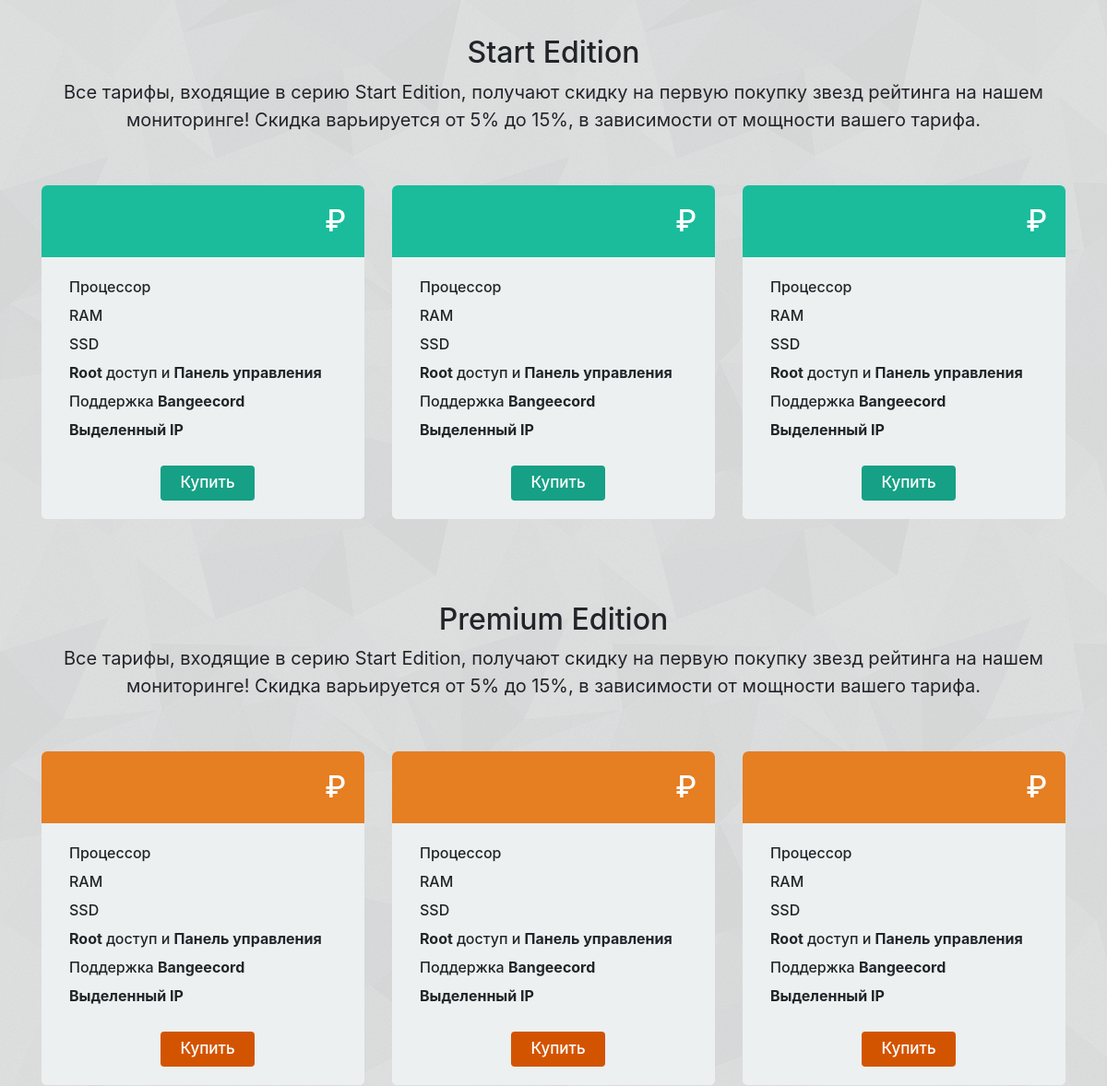
Before: / (middle part) with the older database file.
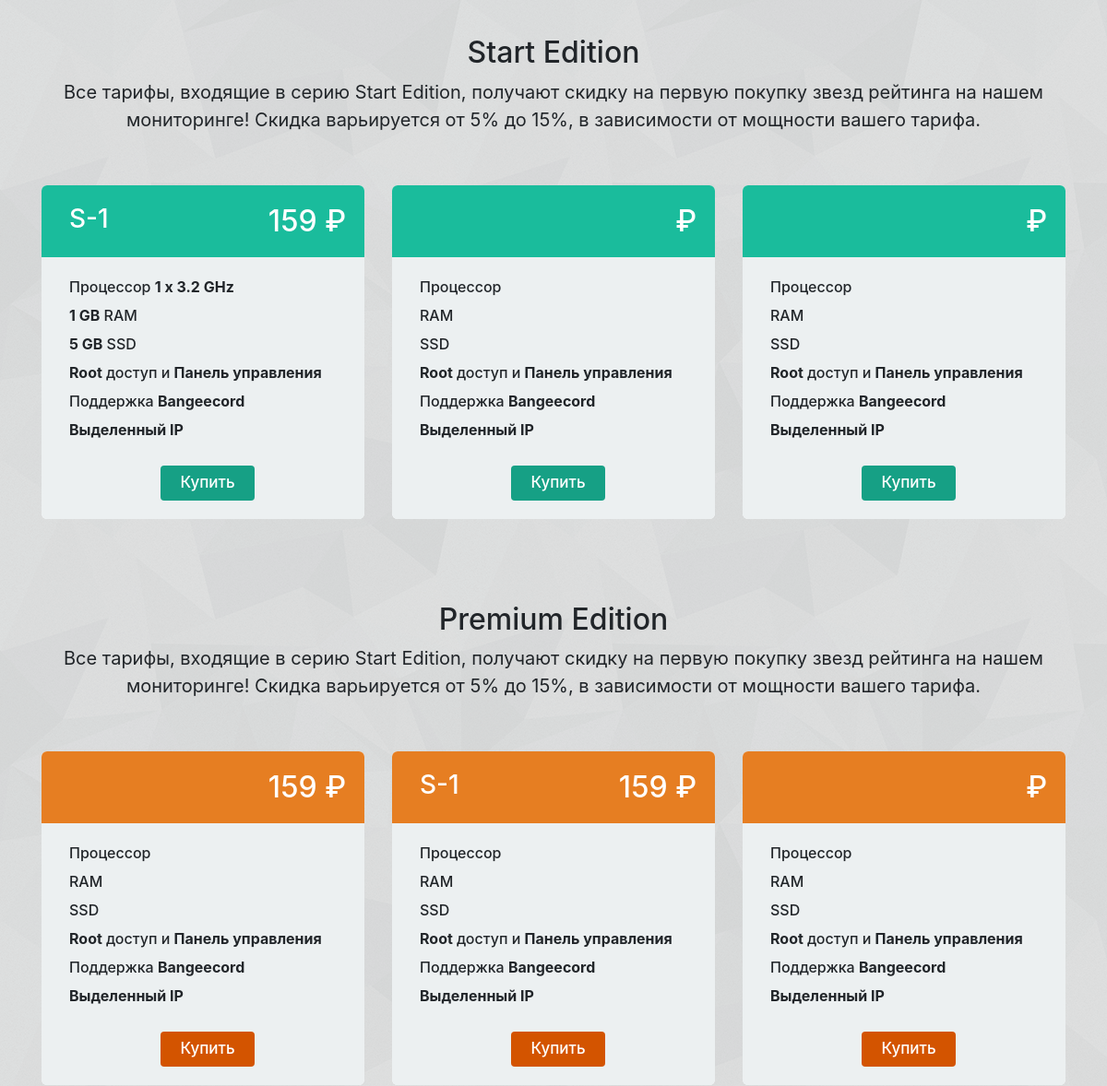
After: the same page with the newer database file.
### main/models.py (models this page shows, shortened)
class Server_template(models.Model):
    price = models.IntegerField()
    name = models.CharField(max_length=60)
    processor = models.CharField(max_length=60)
    ram = models.CharField(max_length=60)
    disk = models.CharField(max_length=60)

### main/views.py (the view)
# urls.py: url(r'^$', views.index, name='index'),
def index(request):
    if request.user.is_authenticated():
        user = request.user
    else:
        user = None
    servers = Server_template.objects.all()
    context = {
        'user' : user,
        'servers' : servers,
    }
    return render(request, 'minecraft-hosting.html', context)

### templates/minecraft-hosting.html (shortened to what the changed rows need)
{% load static %}
<!doctype html>
<html lang="en">
  <head>
    {% include "other/links.html" %}
  </head>
  <body style="margin: 0">
    <div class="wrapper">
      <div id="content" class="content">
        <div class="content-content-block content-background">
          <div class="content-content-header-block">
            <div class="container">
              <h2>Start Edition</h2>
            </div>
          </div>
          <div class="content-content-rates-block">
            <div class="container">
              <div class="row">
                <div class="col-xs-12 col-sm-6 col-md-4 col-lg-4">
                  <div class="card card-hover rates-card">
                    <div class="card-header start-card-header nav">
                      <h3 style="margin: 0; color: white">{{ servers.0.name }}</h3>
                      <h2 class="ml-auto" style="margin: 0; color: white">{{ servers.0.price }} ₽</h2>
                    </div>
                    <div class="card-block">
                      <ul>
                        <li>Процессор <strong>{{ servers.0.processor }}</strong></li>
                        <li><strong>{{ servers.0.ram }}</strong> RAM</li>
                        <li><strong>{{ servers.0.disk }}</strong> SSD</li>
                      </ul>
                    </div>
                  </div>
                </div>
                <div class="col-xs-12 col-sm-6 col-md-4 col-lg-4 rates-margin-fix">
                  <div class="card card-hover rates-card">
                    <div class="card-header start-card-header nav">
                      <h2 class="ml-auto" style="margin: 0; color: white">{{ servers.1.price }} ₽</h2>
                    </div>
                  </div>
                </div>
                <div class="col-xs-12 col-sm-6 col-md-4 col-lg-4 rates-margin-fix">
                  <div class="card card-hover rates-card">
                    <div class="card-header start-card-header nav">
                      <h2 class="ml-auto" style="margin: 0; color: white">{{ servers.2.price }} ₽</h2>
                    </div>
                  </div>
                </div>
              </div>
            </div>
          </div>
          <div class="content-content-block mt-content">
            <div class="content-content-header-block">
              <div class="container">
                <h2>Premium Edition</h2>
              </div>
            </div>
            <div class="content-content-rates-block">
              <div class="container">
                <div class="row">
                  <div class="col-xs-12 col-sm-6 col-md-4 col-lg-4">
                    <div class="card card-hover rates-card">
                      <div class="card-header premium-card-header nav">
                      <h2 class="ml-auto" style="margin: 0; color: white">{{ servers.0.price }} ₽</h2>
                    </div>
                    </div>
                  </div>
                  <div class="col-xs-12 col-sm-6 col-md-4 col-lg-4 rates-margin-fix">
                    <div class="card card-hover rates-card">
                      <div class="card-header premium-card-header nav">
                        <h3 style="margin: 0; color: white">{{ servers.0.name }}</h3>
                      <h2 class="ml-auto" style="margin: 0; color: white">{{ servers.0.price }} ₽</h2>
                    </div>
                    </div>
                  </div>
                  <div class="col-xs-12 col-sm-6 col-md-4 col-lg-4 rates-margin-fix">
                    <div class="card card-hover rates-card">
                      <div class="card-header premium-card-header nav">
                      <h2 class="ml-auto" style="margin: 0; color: white">{{ servers.5.price }} ₽</h2>
                    </div>
                    </div>
                  </div>
                </div>
              </div>
            </div>
          </div>
        </div>
    </div>
  </body>
</html>

Changed rows visible on the page:
added Server_template: name "S-1", price "159", processor "1 x 3.2 GHz", ram "1 GB", disk "5 GB"
